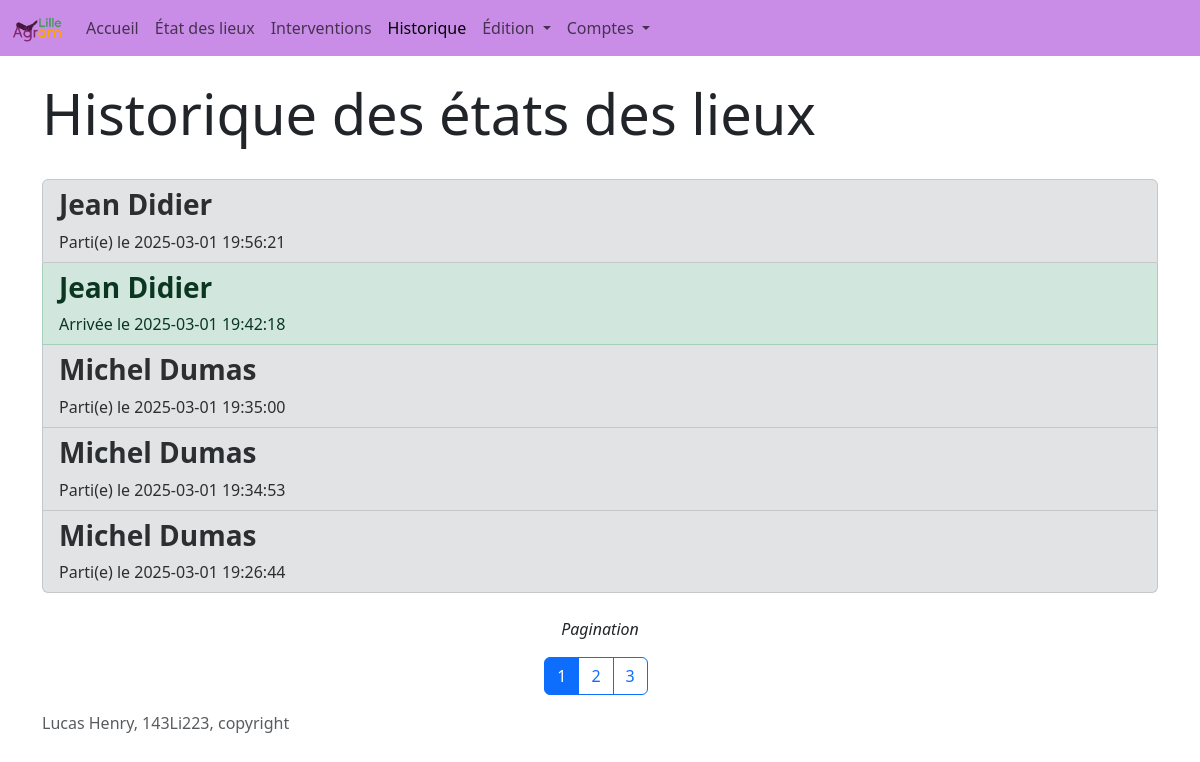
Screenshot of /historique (signed in) with the database file from the repository.
### website/models.py (models this page shows)
class EDL(db.Model):
    __tablename__ = "edl"
    id = db.Column(db.Integer, primary_key=True)
    supprime = db.Column(db.Boolean)
    id_logement = db.Column(db.Integer, db.ForeignKey('logement.id'))
    effectue_par = db.Column(db.Integer, db.ForeignKey('user.id'))
    occupation = db.Column(db.Boolean)
    date = db.Column(db.String(100))
    nom = db.Column(db.String(100))
    prenom = db.Column(db.String(100))
    mail = db.Column(db.String(200))
    signature = db.Column(db.Text)

### website/blueprints/views.py (the view)
@views.route('historique', methods = ['GET', 'POST'])
@login_required
def historique():
    i_page_pagination = request.args.get('pagination')
    if i_page_pagination is None:
        i_page_pagination = 0
    else:
        i_page_pagination = int(i_page_pagination)
    ListeEDL, ListeBoutton = pagination(sortEDLbyDate(), i_page_pagination, current_user.max_item_par_page)
    return render_template('historique.html', active=activePage(2),  user=current_user, ListeEDL=ListeEDL, convertDateFormat=convertDateFormat, ListeBoutton=ListeBoutton)

### website/__init__.py (called while the page is built)
def create_app():
    app = Flask(__name__)
    secrey_key = uuid.uuid4().hex
    app.config['SECRET_KEY'] = "meow" #secrey_key
    app.config['SQLALCHEMY_DATABASE_URI'] = f'sqlite:///{DB_NAME}'
    db.init_app(app)
    from .blueprints.views import views
    from .blueprints.auth import auth
    from .blueprints.edition import edition
    from .blueprints.edl import edl
    app.register_blueprint(views, url_prefix = '/')
    app.register_blueprint(auth, url_prefix = '/')
    app.register_blueprint(edition, url_prefix = '/')
    app.register_blueprint(edl, url_prefix = '/')
    from .models import User
    with app.app_context():
        db.create_all()
    login_manager = LoginManager()
    login_manager.login_view = 'auth.login'
    login_manager.init_app(app)
    @login_manager.user_loader
    def load_user(id):
        return User.query.get(int(id))
    return app

### website/blueprints/functions.py (called while the page is built)
def sortEDLbyDate():
    Histo = db.session.query(Historique).order_by(Historique.date).all()
    ListEDL = []
    for edl in Histo:
        edl_select = db.session.query(EDL).filter(EDL.id == edl.id_edl).first()
        ListEDL.append([edl_select, edl.action, datetime.fromtimestamp(int(edl.date))])
    ListEDL.reverse()
    return ListEDL

def activePage(id: int) -> ...:
    len = 14
    active = len * ['']
    active[id] = 'active'
    return active

### website/templates/views/historique.html
{% extends "base.html" %} {%block title %}Page d'accueil{% endblock %}
{% block content %}
<br>
<h1 class="display-4">Historique des états des lieux</h1>
<br>
<form action="/modification_etat_des_lieux" method="post">
    <div class="list-group">
        {% for edl in ListeEDL %}
            {% if edl[1] == 0 %}
                <button class="list-group-item list-group-item-action list-group-item-danger" type="submit" name="id_edl" value="{{edl[0].id}}">
                    <h3><b>{{edl[0].prenom + " " + edl[0].nom}}</b></h3>
                    Suppression faite le {{edl[2]}}
                </button>
            {% elif edl[1] == 1 %}
                <button class="list-group-item list-group-item-action list-group-item-warning" type="submit" name="id_edl" value="{{edl[0].id}}">
                    <h3><b>{{edl[0].prenom + " " + edl[0].nom}}</b></h3>
                    Modification faite le {{edl[2]}}
                </button>
            {% elif edl[1] == 2 %}
                <button class="list-group-item list-group-item-action list-group-item-success" type="submit" name="id_edl" value="{{edl[0].id}}">
                    <h3><b>{{edl[0].prenom + " " + edl[0].nom}}</b></h3>
                    Arrivée le {{edl[2]}}
                </button>
            {% elif edl[1] == 3 %}
                <button class="list-group-item list-group-item-action list-group-item-secondary" type="submit" name="id_edl" value="{{edl[0].id}}">
                    <h3><b>{{edl[0].prenom + " " + edl[0].nom}}</b></h3>
                    Parti(e) le {{edl[2]}}
                </button>
            {% endif %}
        {% endfor %}
    </div>
</form>
{% include "pagination.html" %}
{% endblock %}

### website/templates/base.html (shortened to what this page needs)
<!DOCTYPE html>
<html lang="fr" data-bs-theme="{{user.mode}}">
    <head>
        <link href="https://cdn.jsdelivr.net/npm/bootstrap@5.3.3/dist/css/bootstrap.min.css" rel="stylesheet">
        <link href="{{ url_for('static', filename='css/sign.css')}}" rel="stylesheet">
    </head>
    <body>
        {% if user.is_authenticated %}
        <nav class="navbar navbar-expand-lg fixed-top" style="background-color: {{user.accent_color}}">
        {% else %}
        <nav class="navbar navbar-expand-lg fixed-top" style="background-color: #bdbde2">
        {% endif %}
            <div class="container-fluid">
                <a class="navbar-brand" href="#"><img style="max-height: 50px; max-width: 50px;" src="{{ url_for('static', filename='media/agraml.png') }}"></a>
                <div class="collapse navbar-collapse" id="navbarNavDropdown">
                    <ul class="navbar-nav">
                        <li class="nav-item">
                            <a class="nav-link {{active[0]}}" aria-current="page" href="/accueil">Accueil</a>
                        </li>
                        {% if user.is_authenticated %}
                        <li class="nav-item">
                            <a class="nav-link {{active[1]}}" href="/etat_des_lieux">État des lieux</a>
                        </li>
                        <li class="nav-item">
                            <a class="nav-link {{active[13]}}" href="/interventions">Interventions</a>
                        </li>
                        <li class="nav-item">
                            <a class="nav-link {{active[2]}}" href="/historique">Historique</a>
                        </li>
                        <li class="nav-item dropdown">
                            <a class="nav-link dropdown-toggle {{active[3]+active[4]+active[5]+active[6]+active[7]}}" href="#" role="button" data-bs-toggle="dropdown" aria-expanded="false">
                                Édition
                            </a>
                        </li>
                        <li class="nav-item dropdown">
                            <a class="nav-link dropdown-toggle {{active[8]+active[9]+active[10]}}" href="#" role="button" data-bs-toggle="dropdown" aria-expanded="false">
                                Comptes
                            </a>
                        </li>
                        {% endif %}
                    </ul>
                </div>
            </div>
        </nav>
        <div class="container">
          {%block content %}
          {% endblock %}
        </div>
        <footer class="footer mt-auto py-3">
            <div class="container">
              <span class="text-muted">Lucas Henry, 143Li223, copyright</span>
            </div>
        </footer>
    </body>
</html>

### website/templates/pagination.html (shortened to what this page needs)
<br>
{% if ListeBoutton %}
    <form method="get">
        <div class="container text-center">
            <p><em>Pagination</p></em>
            <div class="btn-group me-2" role="group" aria-label="First group">
                {% for Bouton in ListeBoutton %}
                    {% if Bouton.active %}
                        <button type="submit" name="pagination" value="{{Bouton.id_page}}" class="btn btn-primary">{{Bouton.identifiant}}</button>
                    {% elif Bouton.identifiant == '...' %}
                        <button class="btn btn-outline-secondary" disabled>{{Bouton.identifiant}}</button>
                    {% else %}
                        <button type="submit" name="pagination" value="{{Bouton.id_page}}" class="btn btn-outline-primary">{{Bouton.identifiant}}</button>
                    {% endif %}
                {% endfor %}
            </div>
        </div>
    </form>
{% endif %}

### website/templates/base.html (style rules this page uses)
body { padding-top: 56px; }

### rows the page displays
EDL: {{ edl[0].id }} 12 (drawn), prenom+nom "Jean Didier", edl "2025-03-01 19:56:21"
EDL: {{ edl[0].id }} 11 (drawn), prenom+nom "Jean Didier", edl "2025-03-01 19:42:18"
EDL: {{ edl[0].id }} 10 (drawn), prenom+nom "Michel Dumas", edl "2025-03-01 19:35:00"
EDL: {{ edl[0].id }} 9 (drawn), prenom+nom "Michel Dumas", edl "2025-03-01 19:34:53"
EDL: {{ edl[0].id }} 8 (drawn), prenom+nom "Michel Dumas", edl "2025-03-01 19:26:44"

### other values shown
{{ Bouton.identifiant }} "1"
{{ Bouton.identifiant }} "2" "3"
